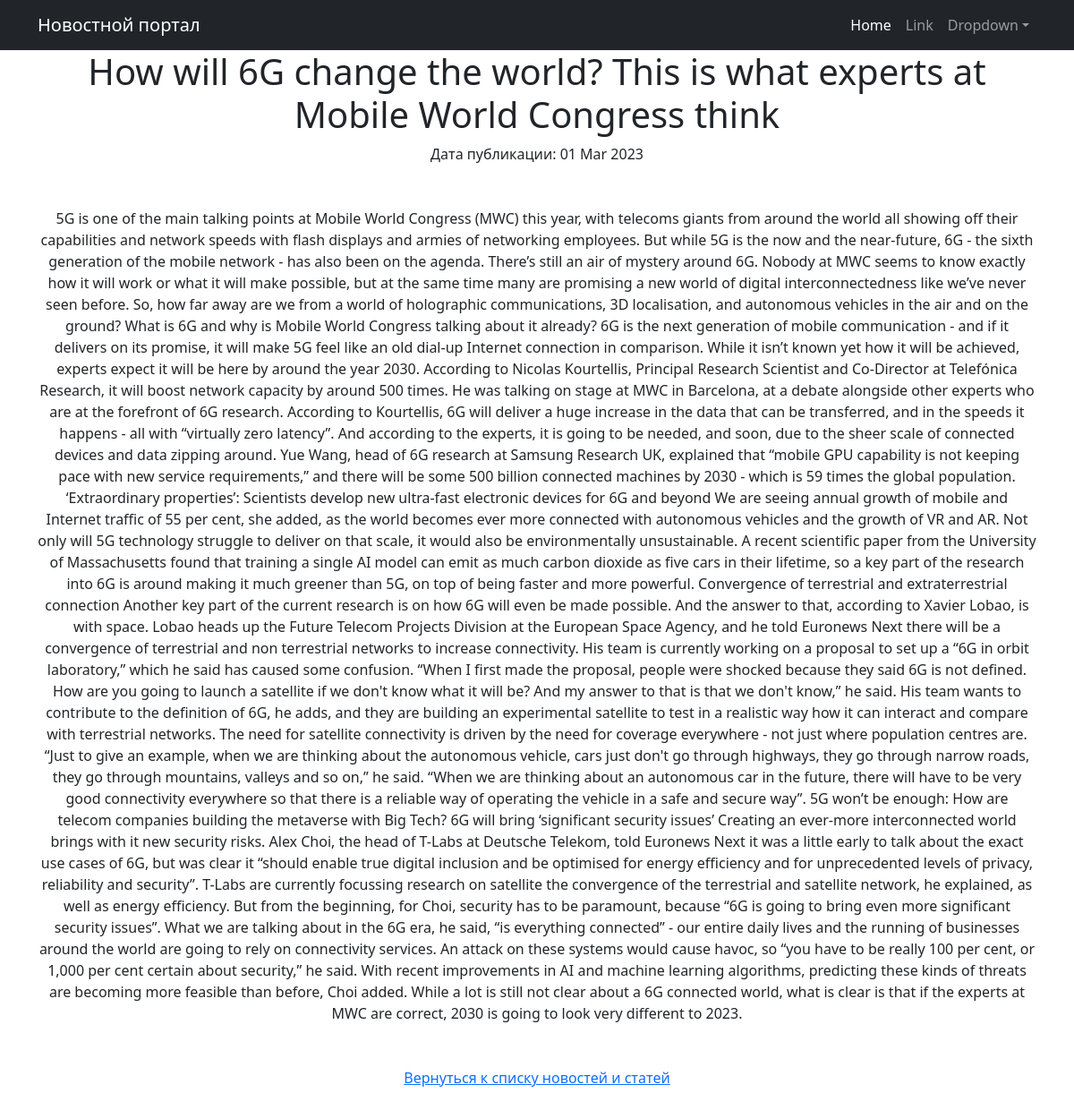
Page /news/89 (signed in) on the committed database.
### news/models.py (models this page shows, shortened)
class Post(models.Model):
    author = models.ForeignKey(Author, on_delete=models.CASCADE)
    NEWS = 'NW'
    ARTICLE = 'AR'
    CATEGORY_CHOICES = (
        (NEWS, 'Новость'),
        (ARTICLE, 'Статья'),
    )
    categoryType = models.CharField(max_length=2, choices=CATEGORY_CHOICES, default=ARTICLE)
    dateCreation = models.DateTimeField(auto_now_add=True)
    postCategory = models.ManyToManyField(Category, through='PostCategory')
    title = models.CharField(max_length=128)
    text = models.TextField()
    rating = models.SmallIntegerField(default=0)

### news/views.py (the view)
# urls.py: path('<int:pk>', PostDetail.as_view(), name='post_detail'),
class PostDetail(DetailView):
    model = Post
    template_name = 'post.html'
    context_object_name = 'post'

### news/templatetags/custom_filters.py (called while the page is built)
@register.filter()
def censor(value):
    censor_replace = str(value)
    for key in censored_words.keys():
        censor_replace = censor_replace.replace(key, censored_words[key])
    return censor_replace

### templates/post.html (shortened to what this page needs)
{% extends 'flatpages/default.html' %}
{% load custom_filters %}
{% block content %}
<h1>{{ post.title|censor }}</h1>
    Дата публикации: {{ post.dateCreation|date:'d M Y' }} <br><br><br>
    {{ post.text| censor }}
<br><br><br>
<a href="{% url 'news' %}">Вернуться к списку новостей и статей</a><br>
<br>
{% endblock content %}

### rows in the picture
Post: title|censor "How will 6G change the world? This is what experts at Mobile World Congress think", dateCreation "01 Mar 2023", text|censor "5G is one of the main talking points at Mobile World Congress (MWC) this year, with telecoms giants from around the world all showing off their capabilities and network speeds with flash displays and armies of networking employees. But while 5G is the now and the near-future, 6G - the sixth generation of the mobile network - has also been on the agenda. There’s still an air of mystery around 6G. Nobody at MWC seems to know exactly how it will work or what it will make possible, but at the same time many are promising a new world of digital interconnectedness like we’ve never seen before. So, how far away are we from a world of holographic communications, 3D localisation, and autonomous…"
